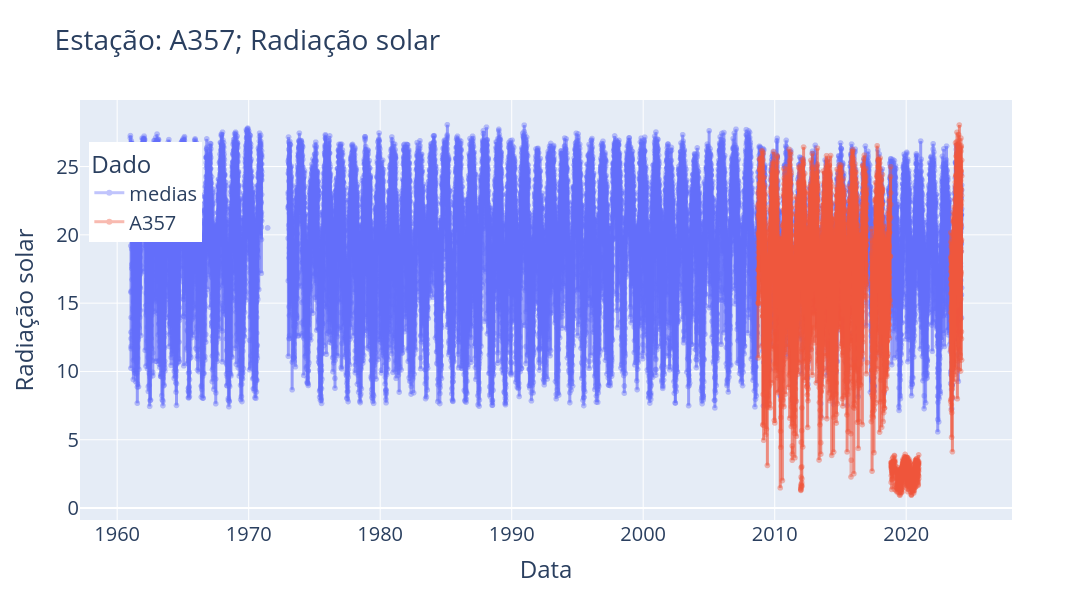

Here is the notebook cell this chart was saved with:
### Code cell
df = pd.read_csv('Rs_erro_A357.csv')
fig = px.line(df, x='Unnamed: 0', y='A357', color='Dado', markers=True,
                  title=f'Estação: A357; Radiação solar', width=1350, height=600).update_traces(opacity=.4)
fig.update_layout(xaxis_title="Data", yaxis_title="Radiação solar", font=dict(size=20), legend=dict(x=0.01,y=0.9))
fig.update_traces(line=dict(width=3),hoverlabel=dict(font_size=20))
fig.show()

### Figure 1 — Plotly figure (JSON) as saved in the notebook; plotly's stock layout.template omitted (floating-point values rounded to 4 significant figures; data arrays with more than 128 entries replaced by an {"elided": "..."} marker saying what was removed)
{"data": [{"hoverlabel": {"font": {"size": 20}}, "hovertemplate": "Dado=medias<br>Unnamed: 0=%{x}<br>A357=%{y}<extra></extra>", "legendgroup": "medias", "line": {"color": "#636efa", "dash": "solid", "width": 3}, "marker": {"symbol": "circle"}, "mode": "lines+markers", "name": "medias", "opacity": 0.4, "showlegend": true, "type": "scattergl", "x": {"elided": "23090 str values"}, "xaxis": "x", "y": {"elided": "23090 float values"}, "yaxis": "y"}, {"hoverlabel": {"font": {"size": 20}}, "hovertemplate": "Dado=A357<br>Unnamed: 0=%{x}<br>A357=%{y}<extra></extra>", "legendgroup": "A357", "line": {"color": "#EF553B", "dash": "solid", "width": 3}, "marker": {"symbol": "circle"}, "mode": "lines+markers", "name": "A357", "opacity": 0.4, "showlegend": true, "type": "scattergl", "x": {"elided": "23090 str values"}, "xaxis": "x", "y": {"elided": "23090 float values"}, "yaxis": "y"}], "layout": {"font": {"size": 20}, "height": 600, "legend": {"title": {"text": "Dado"}, "tracegroupgap": 0, "x": 0.01, "y": 0.9}, "title": {"text": "Estação: A357; Radiação solar"}, "width": 1350, "xaxis": {"anchor": "y", "domain": [0, 1], "title": {"text": "Data"}}, "yaxis": {"anchor": "x", "domain": [0, 1], "title": {"text": "Radiação solar"}}}}
